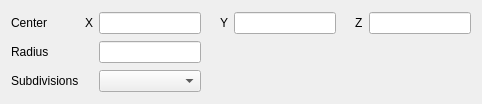
<?xml version="1.0" encoding="UTF-8"?>
<ui version="4.0">
 <class>SphereWidget</class>
 <widget class="QWidget" name="SphereWidget">
  <property name="geometry">
   <rect>
    <x>0</x>
    <y>0</y>
    <width>482</width>
    <height>104</height>
   </rect>
  </property>
  <property name="windowTitle">
   <string>Form</string>
  </property>
  <layout class="QGridLayout" name="gridLayout">
   <item row="2" column="1">
    <widget class="QLabel" name="label_15">
     <property name="text">
      <string/>
     </property>
    </widget>
   </item>
   <item row="1" column="0">
    <widget class="QLabel" name="label_6">
     <property name="text">
      <string>Radius</string>
     </property>
    </widget>
   </item>
   <item row="2" column="2">
    <widget class="QComboBox" name="subdivisionsComboBox"/>
   </item>
   <item row="1" column="1">
    <widget class="QLabel" name="label_14">
     <property name="text">
      <string/>
     </property>
    </widget>
   </item>
   <item row="2" column="0">
    <widget class="QLabel" name="label_11">
     <property name="text">
      <string>Subdivisions</string>
     </property>
    </widget>
   </item>
   <item row="1" column="2">
    <widget class="QLineEdit" name="radiusLineEdit"/>
   </item>
   <item row="0" column="3">
    <layout class="QHBoxLayout" name="horizontalLayout">
     <item>
      <spacer name="horizontalSpacer">
       <property name="orientation">
        <enum>Qt::Horizontal</enum>
       </property>
       <property name="sizeType">
        <enum>QSizePolicy::Fixed</enum>
       </property>
       <property name="sizeHint" stdset="0">
        <size>
         <width>13</width>
         <height>20</height>
        </size>
       </property>
      </spacer>
     </item>
     <item>
      <widget class="QLabel" name="label_3">
       <property name="text">
        <string>Y</string>
       </property>
      </widget>
     </item>
     <item>
      <widget class="QLineEdit" name="centerYLineEdit">
       <property name="minimumSize">
        <size>
         <width>90</width>
         <height>0</height>
        </size>
       </property>
      </widget>
     </item>
    </layout>
   </item>
   <item row="0" column="2">
    <widget class="QLineEdit" name="centerXLineEdit">
     <property name="minimumSize">
      <size>
       <width>90</width>
       <height>0</height>
      </size>
     </property>
    </widget>
   </item>
   <item row="0" column="1">
    <widget class="QLabel" name="label_8">
     <property name="text">
      <string>X</string>
     </property>
    </widget>
   </item>
   <item row="0" column="0">
    <widget class="QLabel" name="label">
     <property name="text">
      <string>Center</string>
     </property>
    </widget>
   </item>
   <item row="0" column="4">
    <layout class="QHBoxLayout" name="horizontalLayout_2">
     <item>
      <spacer name="horizontalSpacer_2">
       <property name="orientation">
        <enum>Qt::Horizontal</enum>
       </property>
       <property name="sizeType">
        <enum>QSizePolicy::Fixed</enum>
       </property>
       <property name="sizeHint" stdset="0">
        <size>
         <width>13</width>
         <height>20</height>
        </size>
       </property>
      </spacer>
     </item>
     <item>
      <widget class="QLabel" name="label_4">
       <property name="text">
        <string>Z</string>
       </property>
      </widget>
     </item>
     <item>
      <widget class="QLineEdit" name="centerZLineEdit">
       <property name="minimumSize">
        <size>
         <width>90</width>
         <height>0</height>
        </size>
       </property>
      </widget>
     </item>
    </layout>
   </item>
   <item row="2" column="3">
    <widget class="QLabel" name="numFacetsLabel">
     <property name="text">
      <string/>
     </property>
    </widget>
   </item>
  </layout>
 </widget>
 <tabstops>
  <tabstop>centerXLineEdit</tabstop>
  <tabstop>centerYLineEdit</tabstop>
  <tabstop>centerZLineEdit</tabstop>
  <tabstop>radiusLineEdit</tabstop>
 </tabstops>
 <resources/>
 <connections/>
</ui>
